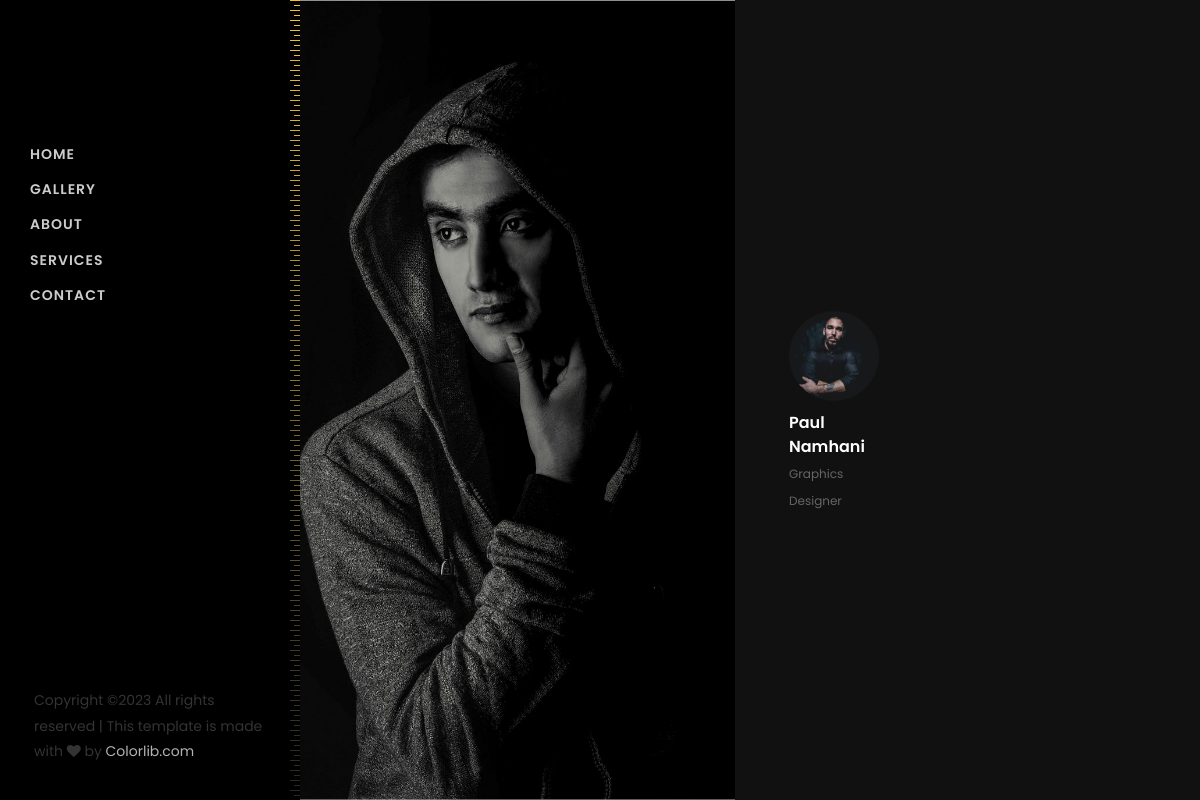
The page /about/ on the database its author committed.
### bm/models.py (models this page shows)
class Team(models.Model):
    name = models.CharField(max_length=100,verbose_name='name')
    title = models.CharField(max_length=100,verbose_name='title')
    image = models.ImageField(upload_to='images/team__images/', verbose_name="image")

### appoint/views.py (the view)
# urls.py: path('about/', About, name="about"),
def About(request):
    teams = Team.objects.all()
    ctxt = {
        'teams': teams,
    }
    return render(request, 'appoint/about.html', ctxt)

### appoint/templates/appoint/about.html (shortened to what this page needs)
{% extends 'appoint/base.html' %}
{% block content %}
<section class="ftco-about img ftco-section ftco-no-pt ftco-no-pb" id="about-section">
    <div class="container-fluid px-0">
        <div class="row d-flex">
            <div class="col-md-6 d-flex">
                <div class="img d-flex align-self-stretch align-items-center js-fullheight" style="background-image:url(bmproduction/static/images/about.jpg);">
                </div>
            </div>
            <div class="col-md-6 d-flex align-items-center">
                <div class="text px-4 pt-5 pt-md-0 px-md-4 pr-md-5 ftco-animate">
                    <div class="team-wrap row mt-4">
                        {% for t in teams %}
                        <div class="col-md-4 team">
                            <div class="img" style="background-image: url({{t.image.url}});"></div>
                            <h3>{{t.name}}</h3>
                            <span>{{t.title}}</span>
                        </div>
                       {% endfor %}
                    </div>
                </div>
            </div>
        </div>
    </div>
</section>
{% endblock %}

### rows shown on the page
Team: image (picture), name "Paul Namhani", title "Graphics Designer"
